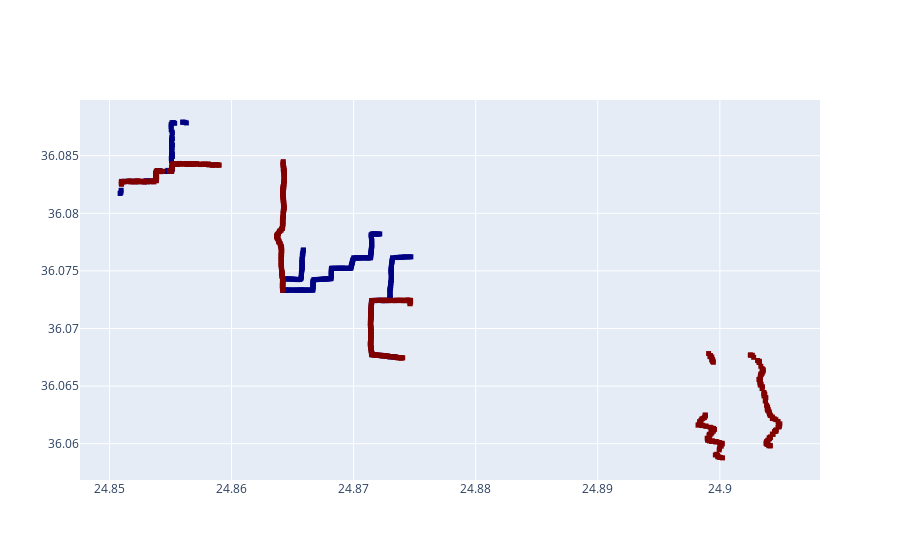

The code cell stored with this chart in its notebook:
### Code cell
import pandas as pd
import plotly.graph_objects as go
import matplotlib.pyplot as plt

# Load the GPS data from the CSV file
df = pd.read_csv('gps.csv', low_memory=False)[:1000]

# Extract the time component from the Timestamp column
df['Timestamp'] = pd.to_datetime(df['Timestamp'])
df['Time'] = df['Timestamp'].dt.time

# Load the map image
map_image = plt.imread('Abile2.jpg')

# Define the grid points
x = df['long']
y = df['lat']
z = df['Time'].apply(lambda x: x.hour)

# Create a scatter plot with the map image
fig = go.Figure(data=go.Scatter(
    x=x,
    y=y,
    mode='markers',
    marker=dict(
        size=5,
        color=z,
        colorscale='Jet',
        opacity=1,
        symbol='square',
        sizemode='diameter'
    ),
    hovertemplate='Longitude: %{x}<br>Latitude: %{y}<br>Time: %{marker.color}<extra></extra>'
))

# Set the layout and axis labels
fig.update_layout(
    scene=dict(
        xaxis_title='Longitude',
        yaxis_title='Latitude',
        zaxis_title='Time'
    )
)

# Show the plot
fig.show()

### Figure 1 — Plotly figure (JSON) as saved in the notebook; plotly's stock layout.template omitted (floating-point values rounded to 4 significant figures; data arrays with more than 128 entries replaced by an {"elided": "..."} marker saying what was removed)
{"data": [{"hovertemplate": "Longitude: %{x}<br>Latitude: %{y}<br>Time: %{marker.color}<extra></extra>", "marker": {"color": {"elided": "1000 int values"}, "colorscale": [[0, "rgb(0,0,131)"], [0.2, "rgb(0,60,170)"], [0.4, "rgb(5,255,255)"], [0.6, "rgb(255,255,0)"], [0.8, "rgb(250,0,0)"], [1, "rgb(128,0,0)"]], "opacity": 1, "size": 5, "sizemode": "diameter", "symbol": "square"}, "mode": "markers", "type": "scatter", "x": {"elided": "1000 float values"}, "y": {"elided": "1000 float values"}}], "layout": {"scene": {"xaxis": {"title": {"text": "Longitude"}}, "yaxis": {"title": {"text": "Latitude"}}, "zaxis": {"title": {"text": "Time"}}}}}
